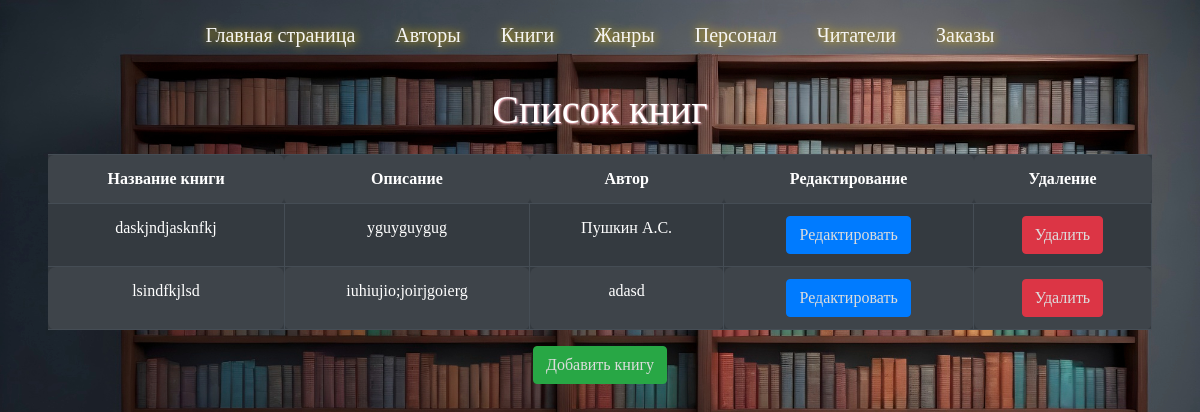
The page /Books/list/ on the database as committed earlier.
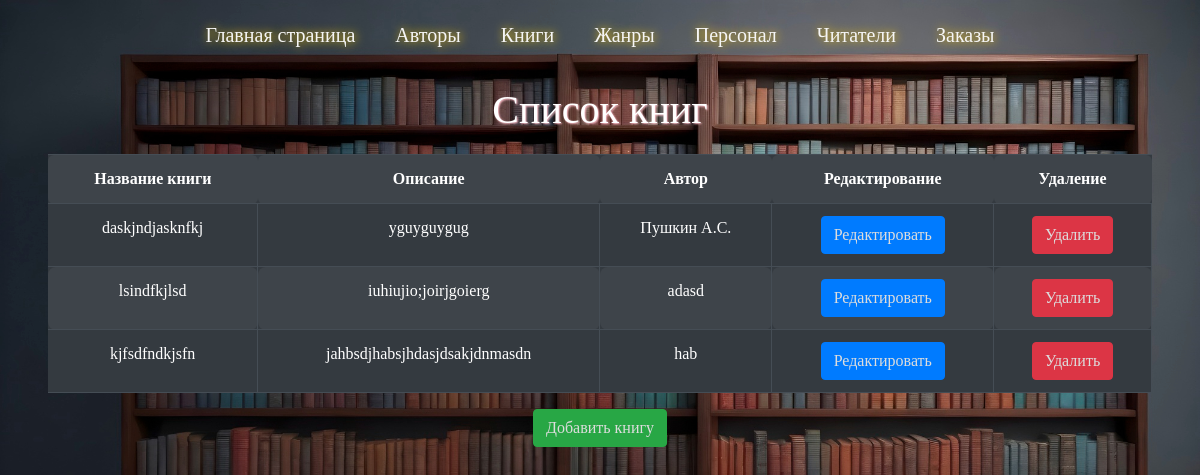
The same page on the database as committed later.
### Books/models.py (models this page shows, shortened)
class Books(models.Model):
    name = models.CharField(max_length=255)
    count = models.IntegerField()
    authors = models.ManyToManyField(Authors, blank=True)
    genres = models.ManyToManyField(Genres, blank=True)
    slug = models.SlugField(default="", null=False)
    description = models.TextField(default="")
    publishingYear = models.PositiveIntegerField(default=1)
    price = models.CharField(max_length=20, default='0.00')
    publication = models.CharField(max_length=100, default="no_publication")
    binding = models.CharField(max_length=50, default='no_binding')

### authors/models.py (models this page shows, shortened)
class Authors(models.Model):
    name = models.CharField(max_length=255, blank=True, null=True)
    description = models.CharField(max_length=255, default='No description', blank=True, null=True)
    slug = models.SlugField(default="", null=False)
    banner = models.ImageField(default="Гоголь.jpg", blank=True)

### Books/views.py (the view)
# urls.py: path('Books/list/',views.bookList,name='book_list'),
def bookList(request):
    books = Books.objects.all()
    paginator = Paginator(books,15) # 5 книг на странице
    page_number = request.GET.get('page')
    page_obj = paginator.get_page(page_number)
    return render(request,'Books/book_list.html',{'page_obj':books})

### Books/templates/books/book_list.html
{% extends 'base.html' %}
{% block header %}
<div class="box-author">
    <h1>Список книг</h1>
    <table class="table table-dark table-striped">
        <tr>
            <th>Название книги</th>
            <th>Описание</th>
            <th>Автор</th>
            <th>Редактирование</th>
            <th>Удаление</th>
        </tr>
        {% for book in page_obj %}
        <tr>
            <td>{{ book.name }}</td>
            <td>{{ book.description }}</td>
            <td>{% for author in book.authors.all %}
                {{ author.name }}{% if not forloop.last %}, {% endif %}
            {% endfor %}</td>
            <td><button type="button" class="btn btn-primary"><a href="{% url 'book_update' book.pk %}">Редактировать</a></button></td>
            <td><button type="button" class="btn btn-danger"><a href="{% url 'book_delete' book.pk %}">Удалить</a></button></td>
        </tr>
        {% endfor %}
    </table>
    <button type="button" class="btn btn-success"><a href="{% url 'book_create' %}">Добавить книгу</a></button>
</div>
{% endblock %}

Rows that differ between the two databases and show on the page:
added Books: name "kjfsdfndkjsfn", description "jahbsdjhabsjhdasjdsakjdnmasdn"
now on this page (row unchanged): Authors: name "hab", shown under "kjfsdfndkjsfn"
